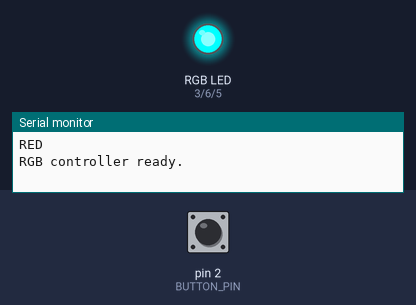
A sketch run on a simulated Arduino Uno, built with avr-gcc and run on an emulated ATmega328P. Shown: an RGB LED mixed from three pins (HIGH = lit), the last lines printed to the serial monitor. Inputs (shaded band) come from the test bench; at power-on: pin 2 (BUTTON_PIN) HIGH. Random numbers use the default seed unless the sketch sets one.

Above: at 1.2 s.
1.3 s: pin 2 (BUTTON_PIN) pulled LOW for 1 s
At 3.5 s:
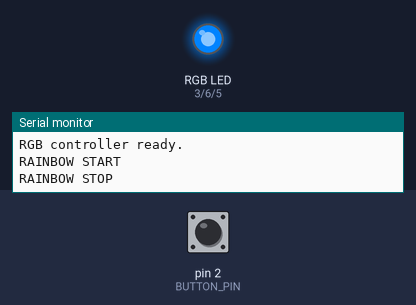
3.8 s: pin 2 (BUTTON_PIN) pulled LOW for 3.2 s
At 7.9 s:
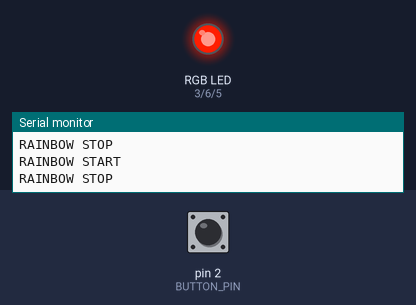
8.5 s: pin 2 (BUTTON_PIN) pulled LOW for 0.15 s
At 10.1 s:
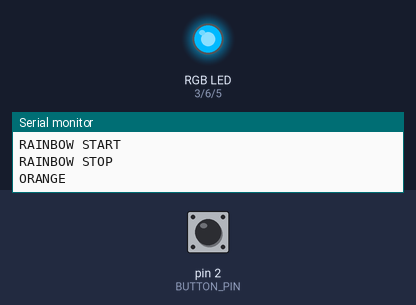
10.5 s: pin 2 (BUTTON_PIN) pulled LOW for 0.15 s
At 11.7 s:
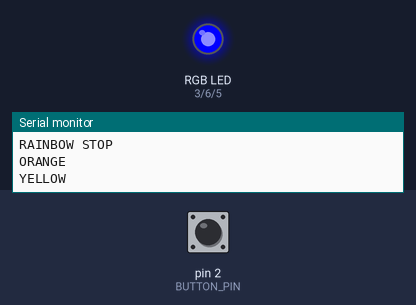
12.5 s: pin 2 (BUTTON_PIN) pulled LOW for 0.15 s
At 14.2 s:
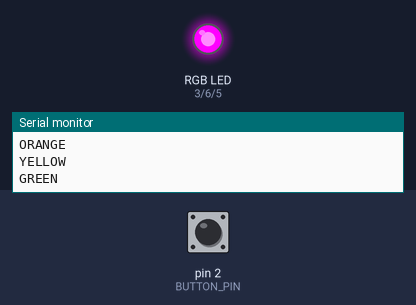
14.5 s: pin 2 (BUTTON_PIN) pulled LOW for 0.15 s
At 15.9 s:
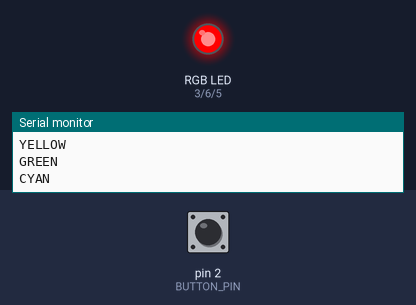
Timing chart, 0 to 17.5 s (numbered marks = the images above; inputs shaded):
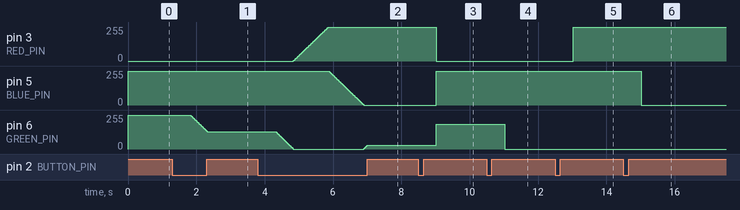

Measured:
- after the input at 1.3 s, pin 6 (GREEN_PIN): moves from 255/255 to 131/255 over 0.49 s, starting after 0.53 s
- after the input at 3.8 s, pin 3 (RED_PIN): moves from 0/255 to 255/255 over 1.0 s, starting after 1.0 s; pin 5 (BLUE_PIN): moves from 255/255 to 0/255 over 1.0 s, starting after 2.1 s
- after the input at 8.5 s, pin 3 (RED_PIN): 255/255 → 0/255 after 0.53 s; pin 5 (BLUE_PIN): 0/255 → 255/255 after 0.53 s; pin 6 (GREEN_PIN): 30/255 → 185/255 after 0.53 s
- after the input at 10.5 s, pin 6 (GREEN_PIN): 185/255 → 0/255 after 0.53 s
- after the input at 12.5 s, pin 3 (RED_PIN): 0/255 → 255/255 after 0.53 s
- after the input at 14.5 s, pin 5 (BLUE_PIN): 255/255 → 0/255 after 0.53 s

The sketch:

Wine_Bottle_Illumination.ino
```cpp
// ============================================================
// RGB CONTROLLER - SMOOTH PWM VERSION
//
// Single click         = Next preset color
// Hold                 = Smooth rainbow
// Double click         = LED ON/OFF
// Double click + hold  = Disco
//
// ACTIVE LOW RGB MODULE
//
// WIRING:
// Button -> D2
// Red    -> D3
// Green  -> D6
// Blue   -> D5
// ============================================================


// ---------------- PINS ----------------

const byte BUTTON_PIN = 2;

const byte RED_PIN   = 3;
const byte GREEN_PIN = 6;
const byte BLUE_PIN  = 5;


// ---------------- BUTTON TIMING ----------------

const unsigned long DEBOUNCE_MS     = 25;
const unsigned long DOUBLE_CLICK_MS = 350;
const unsigned long HOLD_MS         = 500;


// ---------------- ANIMATION ----------------

const unsigned long RAINBOW_FRAME_MS = 12;

// Smaller = slower rainbow
const float RAINBOW_SPEED = 0.7;


// ============================================================
// BUTTON VARIABLES
// ============================================================

bool lastRawButton = HIGH;
bool stableButton  = HIGH;

unsigned long lastDebounceTime = 0;
unsigned long pressStartTime = 0;
unsigned long firstReleaseTime = 0;

bool waitingForSecondClick = false;
bool secondPress = false;

bool rainbowMode = false;
bool discoMode = false;


// ============================================================
// LED VARIABLES
// ============================================================

bool ledEnabled = true;

byte presetIndex = 0;

float rainbowHue = 0;

unsigned long lastRainbowFrame = 0;
unsigned long lastDiscoFrame = 0;


// ============================================================
// SETUP
// ============================================================

void setup() {

  pinMode(BUTTON_PIN, INPUT);

  pinMode(RED_PIN, OUTPUT);
  pinMode(GREEN_PIN, OUTPUT);
  pinMode(BLUE_PIN, OUTPUT);

  Serial.begin(9600);

  randomSeed(analogRead(A0));

  showPreset();

  Serial.println("RGB controller ready.");
}


// ============================================================
// LOOP
// ============================================================

void loop() {

  unsigned long now = millis();

  readButton(now);


  // ----------------------------------------------------------
  // RAINBOW
  // ----------------------------------------------------------

  if (rainbowMode && ledEnabled) {

    if (now - lastRainbowFrame >= RAINBOW_FRAME_MS) {

      lastRainbowFrame = now;

      rainbowHue += RAINBOW_SPEED;

      if (rainbowHue >= 360.0) {
        rainbowHue -= 360.0;
      }

      showHue(rainbowHue);
    }
  }


  // ----------------------------------------------------------
  // DISCO
  // ----------------------------------------------------------

  if (discoMode && ledEnabled) {

    if (now - lastDiscoFrame >= 80) {

      lastDiscoFrame = now;

      showDiscoColor();
    }
  }


  // ----------------------------------------------------------
  // CONFIRM SINGLE CLICK
  // ----------------------------------------------------------

  if (
    waitingForSecondClick &&
    stableButton == HIGH &&
    now - firstReleaseTime > DOUBLE_CLICK_MS
  ) {

    waitingForSecondClick = false;

    nextPreset();
  }
}


// ============================================================
// BUTTON HANDLING
// ============================================================

void readButton(unsigned long now) {

  bool reading = digitalRead(BUTTON_PIN);


  // ----------------------------------------------------------
  // DEBOUNCE
  // ----------------------------------------------------------

  if (reading != lastRawButton) {

    lastDebounceTime = now;
    lastRawButton = reading;
  }


  if (now - lastDebounceTime < DEBOUNCE_MS) {
    return;
  }


  if (reading == stableButton) {
    checkHold(now);
    return;
  }


  stableButton = reading;


  // ==========================================================
  // BUTTON PRESSED
  // ==========================================================

  if (stableButton == LOW) {

    pressStartTime = now;


    // Is this the second press?
    if (
      waitingForSecondClick &&
      now - firstReleaseTime <= DOUBLE_CLICK_MS
    ) {

      secondPress = true;
    }

    else {

      secondPress = false;
    }
  }


  // ==========================================================
  // BUTTON RELEASED
  // ==========================================================

  else {

    // --------------------------------------------------------
    // RELEASE FROM DISCO
    // --------------------------------------------------------

    if (discoMode) {

      discoMode = false;
      secondPress = false;
      waitingForSecondClick = false;

      Serial.println("DISCO STOP");

      // Leave current disco color frozen
      return;
    }


    // --------------------------------------------------------
    // RELEASE FROM RAINBOW
    // --------------------------------------------------------

    if (rainbowMode) {

      rainbowMode = false;
      secondPress = false;
      waitingForSecondClick = false;

      Serial.println("RAINBOW STOP");

      // IMPORTANT:
      // Do NOT turn LED off.
      // Do NOT restore preset.
      //
      // Current mixed RGB color stays visible.

      return;
    }


    // --------------------------------------------------------
    // SECOND CLICK RELEASE
    // --------------------------------------------------------

    if (secondPress) {

      secondPress = false;
      waitingForSecondClick = false;

      ledEnabled = !ledEnabled;


      if (ledEnabled) {

        Serial.println("LED ON");

        showPreset();
      }

      else {

        Serial.println("LED OFF");

        setRGB(0, 0, 0);
      }

      return;
    }


    // --------------------------------------------------------
    // FIRST CLICK RELEASE
    // --------------------------------------------------------

    waitingForSecondClick = true;
    firstReleaseTime = now;
  }
}


// ============================================================
// HOLD DETECTION
// ============================================================

void checkHold(unsigned long now) {

  if (stableButton != LOW) {
    return;
  }


  unsigned long held =
    now - pressStartTime;


  if (held < HOLD_MS) {
    return;
  }


  // ==========================================================
  // SECOND PRESS HELD = DISCO
  // ==========================================================

  if (secondPress) {

    if (!discoMode) {

      discoMode = true;
      rainbowMode = false;

      Serial.println("DISCO START");
    }

    return;
  }


  // ==========================================================
  // FIRST PRESS HELD = RAINBOW
  // ==========================================================

  if (!rainbowMode) {

    rainbowMode = true;
    discoMode = false;

    waitingForSecondClick = false;

    Serial.println("RAINBOW START");
  }
}


// ============================================================
// NEXT PRESET
// ============================================================

void nextPreset() {

  if (!ledEnabled) {
    return;
  }

  presetIndex++;

  if (presetIndex > 6) {
    presetIndex = 0;
  }

  showPreset();
}


// ============================================================
// PRESET COLORS
// ============================================================

void showPreset() {

  if (!ledEnabled) {

    setRGB(0, 0, 0);
    return;
  }


  switch (presetIndex) {

    // RED
    case 0:

      setRGB(255, 0, 0);
      rainbowHue = 0;

      Serial.println("RED");
      break;


    // ORANGE
    case 1:

      setRGB(255, 70, 0);
      rainbowHue = 16;

      Serial.println("ORANGE");
      break;


    // YELLOW
    case 2:

      setRGB(255, 255, 0);
      rainbowHue = 60;

      Serial.println("YELLOW");
      break;


    // GREEN
    case 3:

      setRGB(0, 255, 0);
      rainbowHue = 120;

      Serial.println("GREEN");
      break;


    // CYAN
    case 4:

      setRGB(0, 255, 255);
      rainbowHue = 180;

      Serial.println("CYAN");
      break;


    // BLUE
    case 5:

      setRGB(0, 0, 255);
      rainbowHue = 240;

      Serial.println("BLUE");
      break;


    // PURPLE
    case 6:

      setRGB(255, 0, 255);
      rainbowHue = 300;

      Serial.println("PURPLE");
      break;
  }
}


// ============================================================
// SMOOTH HSV-LIKE RAINBOW
//
// There is NEVER an OFF step between colors.
//
// Example:
// RED
// 255,0,0
//
// becomes
// 255,1,0
// 255,2,0
// 255,3,0
// ...
// 255,255,0
//
// = smooth red -> orange -> yellow
// ============================================================

void showHue(float hue) {

  float x;

  int r = 0;
  int g = 0;
  int b = 0;


  // RED -> YELLOW
  if (hue < 60) {

    x = hue / 60.0;

    r = 255;
    g = 255 * x;
    b = 0;
  }


  // YELLOW -> GREEN
  else if (hue < 120) {

    x = (hue - 60.0) / 60.0;

    r = 255 * (1.0 - x);
    g = 255;
    b = 0;
  }


  // GREEN -> CYAN
  else if (hue < 180) {

    x = (hue - 120.0) / 60.0;

    r = 0;
    g = 255;
    b = 255 * x;
  }


  // CYAN -> BLUE
  else if (hue < 240) {

    x = (hue - 180.0) / 60.0;

    r = 0;
    g = 255 * (1.0 - x);
    b = 255;
  }


  // BLUE -> MAGENTA
  else if (hue < 300) {

    x = (hue - 240.0) / 60.0;

    r = 255 * x;
    g = 0;
    b = 255;
  }


  // MAGENTA -> RED
  else {

    x = (hue - 300.0) / 60.0;

    r = 255;
    g = 0;
    b = 255 * (1.0 - x);
  }


  setRGB(r, g, b);
}


// ============================================================
// DISCO
//
// Random BRIGHT mixed colors.
// ============================================================

void showDiscoColor() {

  int choice = random(0, 10);


  switch (choice) {

    case 0:
      setRGB(255, 0, 0);       // Red
      break;

    case 1:
      setRGB(255, 60, 0);      // Orange
      break;

    case 2:
      setRGB(255, 180, 0);     // Gold
      break;

    case 3:
      setRGB(255, 255, 0);     // Yellow
      break;

    case 4:
      setRGB(0, 255, 0);       // Green
      break;

    case 5:
      setRGB(0, 255, 255);     // Cyan
      break;

    case 6:
      setRGB(0, 80, 255);      // Azure
      break;

    case 7:
      setRGB(0, 0, 255);       // Blue
      break;

    case 8:
      setRGB(180, 0, 255);     // Purple
      break;

    case 9:
      setRGB(255, 0, 100);     // Pink
      break;
  }
}


// ============================================================
// RGB OUTPUT
//
// THIS IS THE IMPORTANT PART.
//
// Input:
//
//   255 = fully ON
//   0   = fully OFF
//
// Your RGB module is ACTIVE LOW,
// so PWM values are inverted before writing.
//
// NO turn-off between colors.
// ============================================================

void setRGB(int r, int g, int b) {

  r = constrain(r, 0, 255);
  g = constrain(g, 0, 255);
  b = constrain(b, 0, 255);


  analogWrite(
    RED_PIN,
    255 - r
  );

  analogWrite(
    GREEN_PIN,
    255 - g
  );

  analogWrite(
    BLUE_PIN,
    255 - b
  );
}
```
